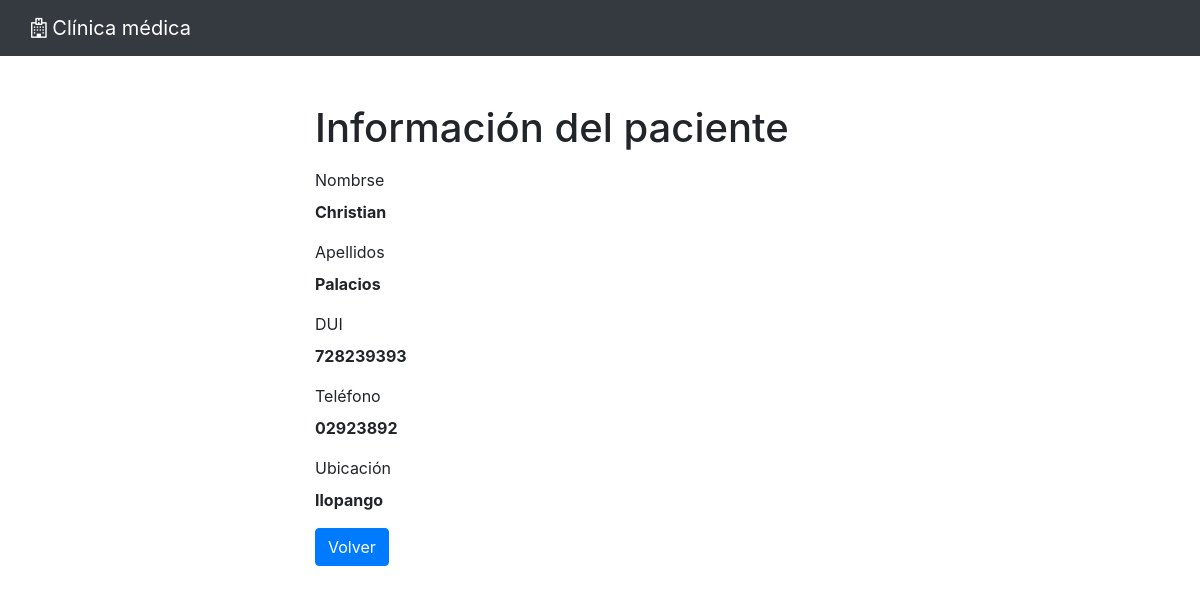
Page /pacientes/read.php?id=1 on the committed database.
### tables this page shows
CREATE TABLE `pacientes` (
  `id` int(11) NOT NULL,
  `nombres` varchar(100) NOT NULL,
  `apellidos` varchar(100) NOT NULL,
  `dui` varchar(9) DEFAULT NULL,
  `telefono` varchar(8) DEFAULT NULL,
  `ubicacion` varchar(100) DEFAULT NULL
);

### pacientes/read.php (the view, shortened to what this page needs)
<?php
require_once "../config.php";
if (isset($_GET["id"]) && !empty(trim($_GET["id"]))) {
    $sql = "SELECT * FROM pacientes WHERE id = ?";
    if ($stmt = mysqli_prepare($link, $sql)) {
        mysqli_stmt_bind_param($stmt, "i", $param_id);
        if (mysqli_stmt_execute($stmt)) {
            $result = mysqli_stmt_get_result($stmt);
            if (mysqli_num_rows($result) == 1) {
                $row = mysqli_fetch_array($result, MYSQLI_ASSOC);
                $names = $row["nombres"];
                $lastNames = $row["apellidos"];
                $dui = $row["dui"];
                $phone = $row["telefono"];
                $location = $row["ubicacion"];
            } else {
                header("location: error.php");
                exit();
            }
        } else {
            echo "Hubo un error al obtener la información del paciente.";
        }
    }
} else {
    header("location: error.php");
    exit();
}
?>
<!DOCTYPE html>
<html lang="en">
<head>
    <link rel="stylesheet" href="https://stackpath.bootstrapcdn.com/bootstrap/4.5.2/css/bootstrap.min.css">
    <link rel="stylesheet" href="https://maxcdn.bootstrapcdn.com/font-awesome/4.7.0/css/font-awesome.min.css">
</head>
<body>
<nav class="navbar navbar-dark bg-dark">
    <div class="container-fluid">
        <a class="navbar-brand" style="color:white"><i class="fa fa-hospital-o"></i> Clínica médica</a>
    </div>
</nav>
<div class="wrapper">
    <div class="container-fluid">
        <div class="row">
            <div class="col-md-12">
                <h1 class="mt-5 mb-3">Información del paciente</h1>
                <div class="form-group">
                    <label>Nombrse</label>
                    <p><b><?php echo $names?></b></p>
                </div>
                <div class="form-group">
                    <label>Apellidos</label>
                    <p><b><?php echo $lastNames ?></b></p>
                </div>
                <div class="form-group">
                    <label>DUI</label>
                    <p><b><?php echo $dui ?></b></p>
                </div>
                <div class="form-group">
                    <label>Teléfono</label>
                    <p><b><?php echo $phone ?></b></p>
                </div>
                <div class="form-group">
                    <label>Ubicación</label>
                    <p><b><?php echo $location ?></b></p>
                </div>
                <p><a href="index.php" class="btn btn-primary">Volver</a></p>
            </div>
        </div>
    </div>
</div>
</body>
</html>

### pacientes/read.php (style rules this page uses)
.wrapper { width: 600px; margin: 0 auto; }

### rows in the picture
pacientes: nombres "Christian", apellidos "Palacios", dui "728239393", telefono "02923892", ubicacion "Ilopango"
